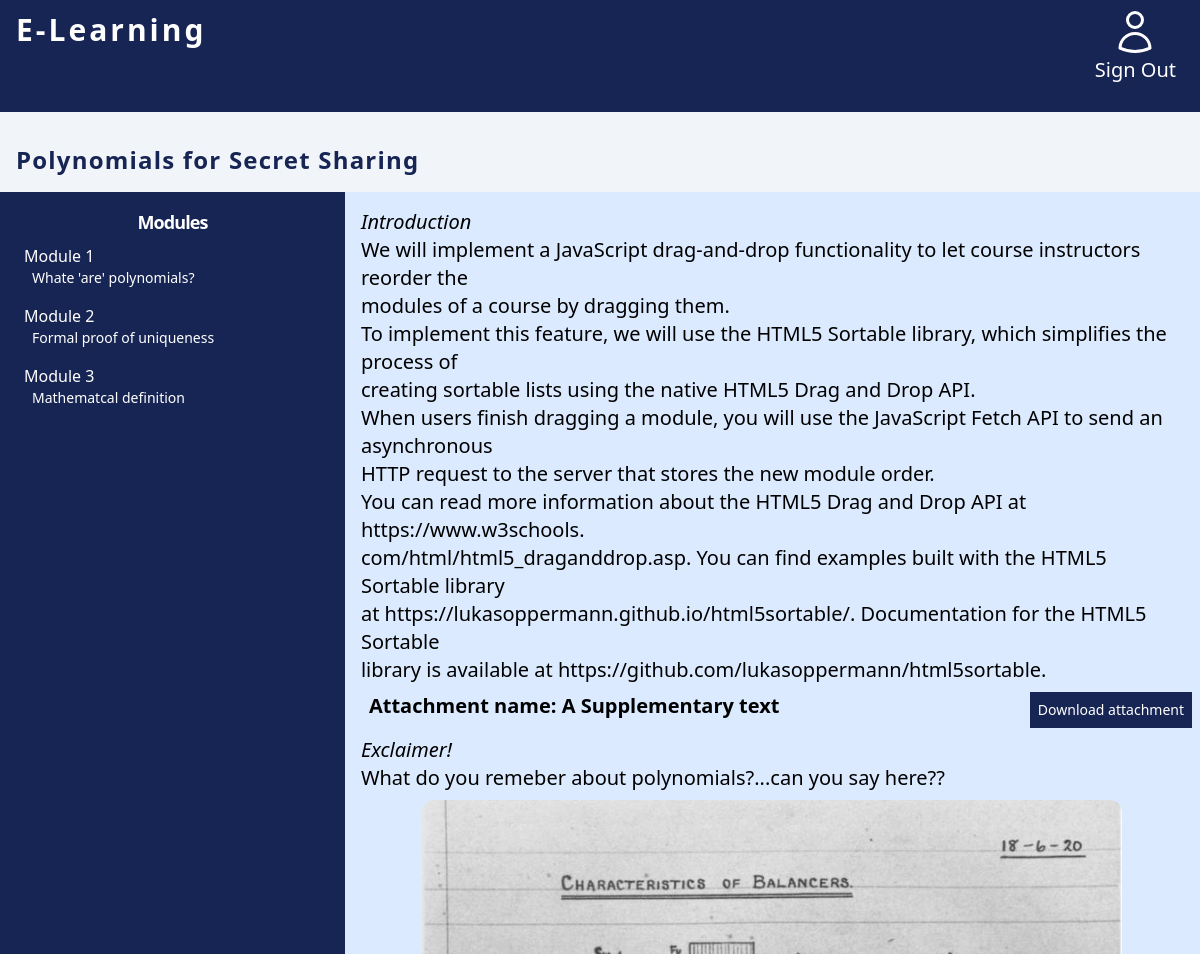
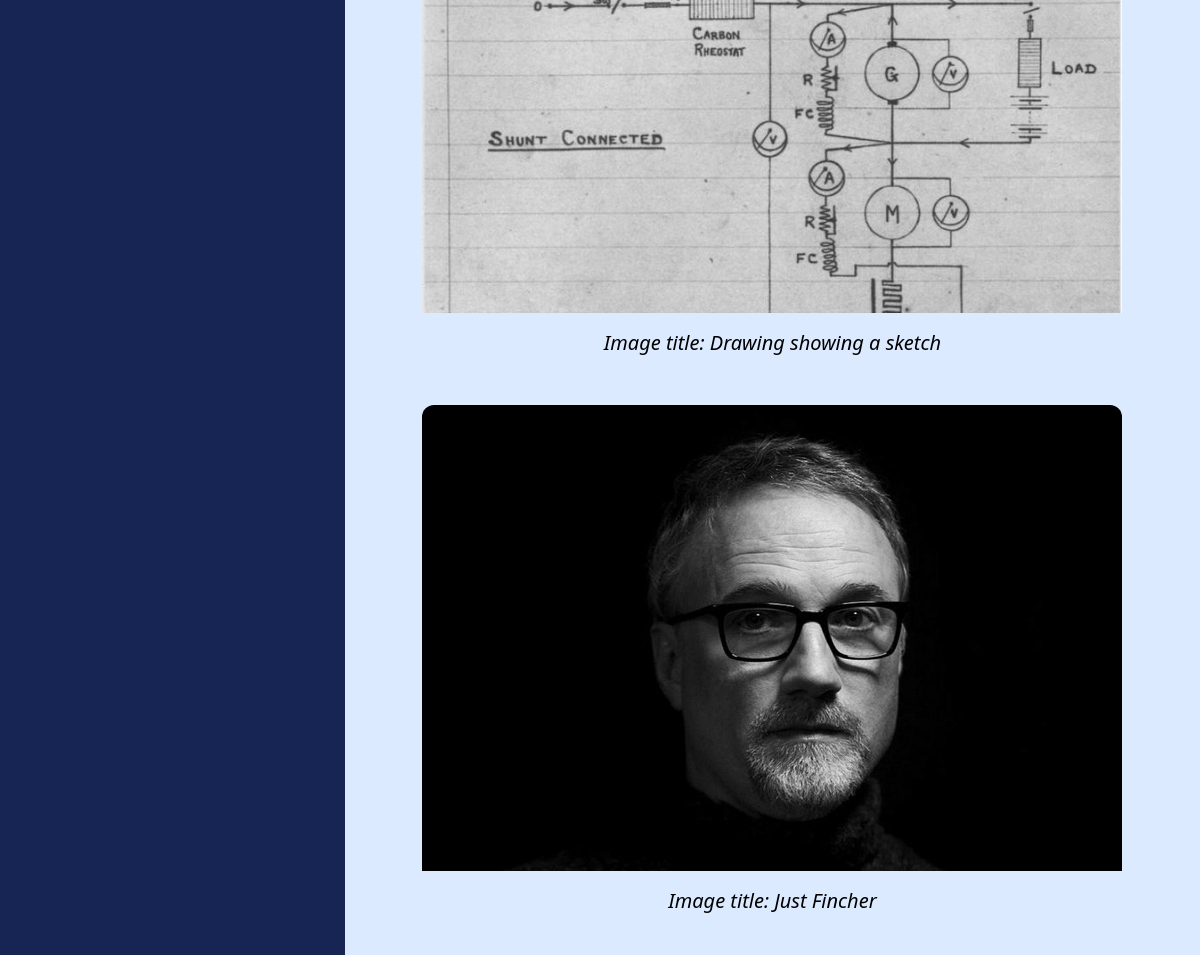
Screenshot of /students/course/2/ (signed in) with the database file from the repository (2 pictures, top to bottom).
### courses/models.py (models this page shows, shortened)
class Course(models.Model):
    owner = models.ForeignKey(User,
                            related_name='courses_created',
                            on_delete=models.CASCADE)
    subject = models.ForeignKey(Subject,
                                related_name='courses',
                                on_delete=models.CASCADE)
    students = models.ManyToManyField(User, related_name='courses_joined', blank=True)
    title = models.CharField(max_length=200)
    slug = models.SlugField(max_length=200, unique=True)
    overview = models.TextField()
    created = models.DateTimeField(auto_now_add=True)
    image = models.FileField(upload_to='images', default='default.jpeg')
    class Meta:
        ordering = ['-created']

class Module(models.Model):
    course = models.ForeignKey(Course,
                            related_name='modules',
                            on_delete=models.CASCADE)
    title = models.CharField(max_length=200)
    description = models.TextField(blank=True)
    order = OrderField(blank=True, for_fields=['course'])
    class Meta:
        ordering = ['order']

class Content(models.Model):
    module = models.ForeignKey(Module,
                            related_name='contents',
                            on_delete=models.CASCADE)
    content_type = models.ForeignKey(ContentType,
                                    on_delete=models.CASCADE,
                                    limit_choices_to={'model_in':(
                                        'text',
                                        'video',
                                        'image',
                                        'file')})
    object_id = models.PositiveIntegerField()
    item = GenericForeignKey('content_type', 'object_id')
    order = OrderField(blank=True, for_fields=['module'])
    class Meta:
        ordering = ['order']

class ItemBase(models.Model):
    owner = models.ForeignKey(User,
                            related_name = '%(class)s_related',
                            on_delete=models.CASCADE)
    title = models.CharField(max_length=250)
    created = models.DateTimeField(auto_now_add=True)
    updated = models.DateTimeField(auto_now=True)
    class Meta:
        abstract = True
    def render(self):
        return render_to_string(
            f'content/{self._meta.model_name}.html',
            {'item': self})

class Text(ItemBase):
    content = models.TextField()

class File(ItemBase):
    file = models.FileField(upload_to='files')

class Image(ItemBase):
    file = models.FileField(upload_to='images')

### students/views.py (the view)
# urls.py: path('course/<pk>/', views.StudentCourseDetailView.as_view(), name='student_course_detail'),
class StudentCourseDetailView(DetailView):
    model = Course
    template_name = 'students/course/detail.html'
    def get_queryset(self):
        qs = super().get_queryset()
        return qs.filter(students__in=[self.request.user])
    def get_context_data(self, **kwargs):
        context = super().get_context_data(**kwargs)
        course = self.get_object()
        if 'module_id' in self.kwargs:
            context['module'] = course.modules.get(id=self.kwargs['module_id'])
        else:
            context['module'] = course.modules.all()[0]
        return context

### students/templates/students/course/detail.html (shortened to what this page needs)
{% extends "base.html" %}
{% block content %}
  <h1 class="text-2xl tracking-wider text-blue-950 font-extrabold p-4">{{ object.title }}</h1>
<div class="flex">
  <div class="bg-blue-950 md:w-2/6 p-4 hidden md:block">
    <p class="text-lg tracking-tighter font-bold text-white w-full text-center">Modules</p>
    <ul>
      {% for m in object.modules.all %}
        <a href="{% url "student_course_detail_module" object.id m.id %}" class="p-2 text-white hover:bg-blue-900 w-full h-full flex flex-col" data-id="{{ m.id }}">
            <p>Module {{ m.order|add:1 }}</p>
            <p class="text-sm px-2">{{ m.title }}</p>
        </a>
      {% empty %}
        <li>No modules yet.</li>
      {% endfor %}
    </ul>
  </div>
  <div class="flex flex-col p-4 md:w-5/6 bg-blue-100 w-full">
    {% for content in module.contents.all %}
      {% with item=content.item %}
        {{ item.render }}
      {% endwith %}
      {% empty %}
      <div class="h-[500px] bg-blue-100 flex justify-center items-center font-bold text-blue-950 italic">No Contents in this module...the instructor is working on it!</div>
    {% endfor %}
  </div>
{% endblock %}

### courses/templates/content/text.html
<div class="text-xl italic font-serif">{{ item.title }}</div>
<div class="text-sm md:text-xl">
    {{ item.content|linebreaks }}
</div>

### courses/templates/content/file.html
<div class="w-full flex flex-col md:flex-row md:justify-between m-2  md:bg-inherit">
    <p class="font-bold text-sm md:text-xl">Attachment name: {{ item.title }}</p>
    <a href="{{ item.file.url }}" class="bg-blue-950 p-2 text-sm text-white">Download attachment</a>
</div>

### courses/templates/content/image.html
<div class="flex flex-col items-center m-2">
  <div class="w-[300px] md:w-[700px]">
    <div class="aspect-w-3 aspect-h-2">
      <div style="background-image: url({{ item.file.url }});" class="bg-cover rounded-t-xl"></div>
    </div>
  </div>
  <p class="p-4 italic text-sm md:text-xl">Image title: {{ item.title }}</p>
</div>

### rows the page displays
Course: title "Polynomials for Secret Sharing"
Module: order|add "1", title "Whate 'are' polynomials?"
Module: order|add "2", title "Formal proof of uniqueness"
Module: order|add "3", title "Mathematcal definition"
Content: item "Introduction", item.content "We will implement a JavaScript drag-and-drop functionality to let course instructors reorder the modules of a course by dragging them. To implement this feature, we will use the HTML5 Sortable library, which simplifies the process of creating sortable lists using the native HTML5 Drag and Drop API. When users finish dragging a module, you will use the JavaScript Fetch API to send an asynchronous HTTP request to the server that stores the new module order. You can read more information about the HTML5 Drag and Drop API at https://www.w3schools. com/html/html5_draganddrop.asp. You can find examples built with the HTML5 Sortable library at https://lukasoppermann.github.io/html5sortable/.…"
Content: item "A Supplementary text"
Content: item "Exclaimer!", item.content "What do you remeber about polynomials?...can you say here??"
Content: item.file (picture), item "Drawing showing a sketch"
Content: item.file (picture), item "Just Fincher"
